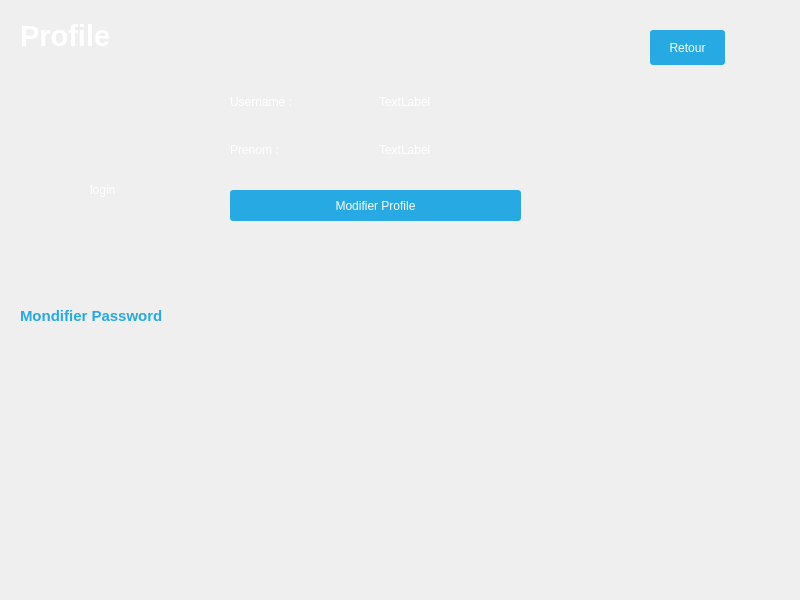
<?xml version="1.0" encoding="UTF-8"?>
<ui version="4.0">
 <class>profile</class>
 <widget class="QDialog" name="profile">
  <property name="geometry">
   <rect>
    <x>0</x>
    <y>0</y>
    <width>800</width>
    <height>600</height>
   </rect>
  </property>
  <property name="minimumSize">
   <size>
    <width>800</width>
    <height>600</height>
   </size>
  </property>
  <property name="windowTitle">
   <string>Dialog</string>
  </property>
  <property name="styleSheet">
   <string notr="true">#profile{
 border-image:url(:/image/bg.jpg);

}
#widget{
 border-image:url(:/image/u.jpg);

}

#user,#username,#pronom,#label,#prenom,#login,#labelRole{

color: white;

  font-family: Arial;

}

QPushButton
{
  color: white;
  background-color: #27a9e3;
  border-width: 0px;
  border-radius: 3px;
}

#label_2{
color:white;
}
#mod_password{
color: #27a9e3;

}
 

</string>
  </property>
  <widget class="QWidget" name="widget" native="true">
   <property name="geometry">
    <rect>
     <x>90</x>
     <y>80</y>
     <width>120</width>
     <height>80</height>
    </rect>
   </property>
  </widget>
  <widget class="QPushButton" name="pushButton">
   <property name="geometry">
    <rect>
     <x>230</x>
     <y>190</y>
     <width>291</width>
     <height>31</height>
    </rect>
   </property>
   <property name="minimumSize">
    <size>
     <width>0</width>
     <height>0</height>
    </size>
   </property>
   <property name="text">
    <string>Modifier Profile</string>
   </property>
  </widget>
  <widget class="QLabel" name="label">
   <property name="geometry">
    <rect>
     <x>90</x>
     <y>180</y>
     <width>121</width>
     <height>20</height>
    </rect>
   </property>
   <property name="text">
    <string>login</string>
   </property>
  </widget>
  <widget class="QLabel" name="mod_password">
   <property name="geometry">
    <rect>
     <x>20</x>
     <y>300</y>
     <width>181</width>
     <height>31</height>
    </rect>
   </property>
   <property name="font">
    <font>
     <family>Arial</family>
     <pointsize>11</pointsize>
     <weight>75</weight>
     <bold>true</bold>
    </font>
   </property>
   <property name="text">
    <string>Mondifier Password</string>
   </property>
  </widget>
  <widget class="QLabel" name="label_2">
   <property name="geometry">
    <rect>
     <x>20</x>
     <y>20</y>
     <width>131</width>
     <height>31</height>
    </rect>
   </property>
   <property name="font">
    <font>
     <pointsize>22</pointsize>
     <weight>75</weight>
     <bold>true</bold>
    </font>
   </property>
   <property name="text">
    <string>Profile</string>
   </property>
  </widget>
  <widget class="QPushButton" name="pushButton_retour">
   <property name="geometry">
    <rect>
     <x>650</x>
     <y>30</y>
     <width>75</width>
     <height>35</height>
    </rect>
   </property>
   <property name="minimumSize">
    <size>
     <width>35</width>
     <height>35</height>
    </size>
   </property>
   <property name="text">
    <string>Retour</string>
   </property>
  </widget>
  <widget class="QWidget" name="layoutWidget">
   <property name="geometry">
    <rect>
     <x>230</x>
     <y>80</y>
     <width>291</width>
     <height>91</height>
    </rect>
   </property>
   <layout class="QVBoxLayout" name="verticalLayout">
    <item>
     <layout class="QHBoxLayout" name="horizontalLayout_2">
      <item>
       <widget class="QLabel" name="user">
        <property name="text">
         <string>Username :</string>
        </property>
       </widget>
      </item>
      <item>
       <widget class="QLabel" name="username">
        <property name="text">
         <string>TextLabel</string>
        </property>
       </widget>
      </item>
     </layout>
    </item>
    <item>
     <layout class="QHBoxLayout" name="horizontalLayout">
      <item>
       <widget class="QLabel" name="prenom">
        <property name="minimumSize">
         <size>
          <width>0</width>
          <height>25</height>
         </size>
        </property>
        <property name="text">
         <string>Prenom :</string>
        </property>
       </widget>
      </item>
      <item>
       <widget class="QLabel" name="pronom">
        <property name="text">
         <string>TextLabel</string>
        </property>
       </widget>
      </item>
     </layout>
    </item>
   </layout>
  </widget>
 </widget>
 <resources/>
 <connections/>
</ui>
